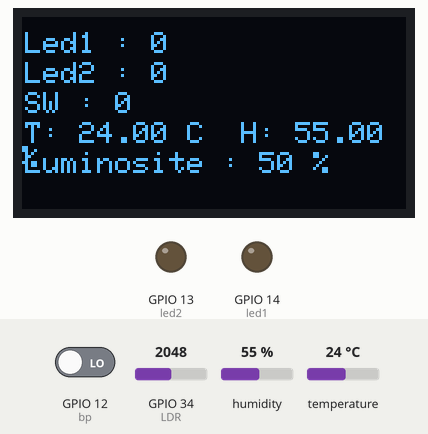
Simulated run of this program. Board: ESP32. On the bench: 128×64 one-colour display, output pins drawn as LEDs (lit = HIGH). The test bench sets the inputs (shaded band); at power-on: humidity 55 %, GPIO 34 (LDR) = 2048, GPIO 12 (bp) LOW, temperature 24 °C. WiFi joins after 1.5 s; servers stay silent unless stated; the Firebase database answers and starts empty; what the program prints to the serial monitor is not drawn.

Above: at 3.0 s.
3.1 s: humidity set to 22 %
At 4.9 s:
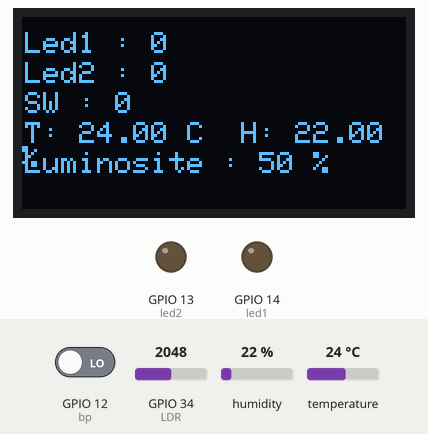
5.7 s: GPIO 34 (LDR) set to 1460
At 6.5 s:
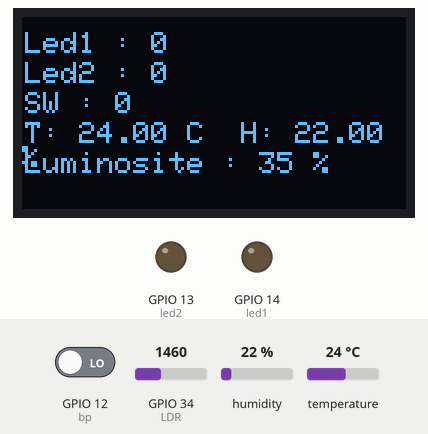
7.6 s: GPIO 12 (bp) driven HIGH
At 8.2 s:
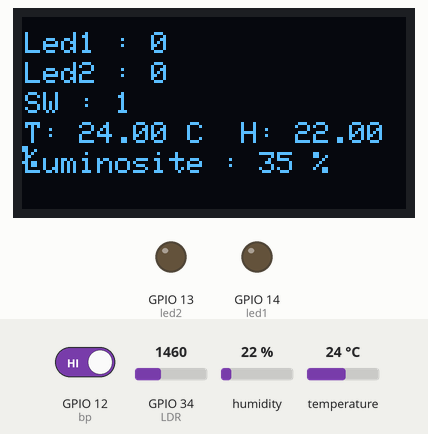
9.1 s: temperature set to 12 °C
At 11.9 s:
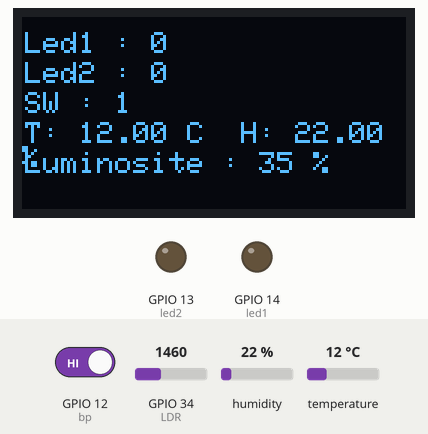
14.4 s: GPIO 34 (LDR) set to 1540
At 15.3 s:
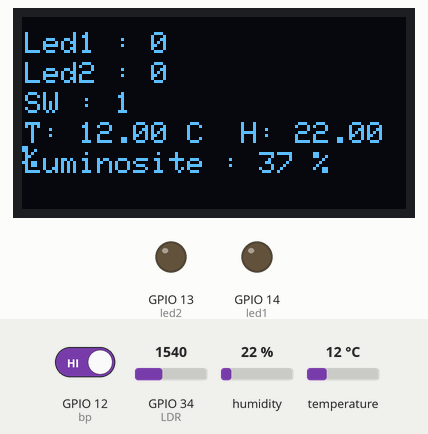
Timing chart, 0 to 17.3 s (numbered marks = the images above; inputs shaded):
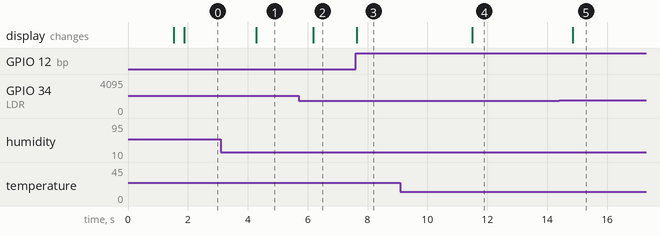

The program:

main.cpp
```cpp
#include <Arduino.h>
#if defined(ESP32)
#elif defined(ESP8266)
#include <ESP8266WiFi.h>
#endif
#include <Firebase_ESP_Client.h>
#include <WiFi.h>
#include <Adafruit_Sensor.h>
#include <DHT.h>
#include <Adafruit_GFX.h>
#include <Adafruit_SSD1306.h>

//Provide the token generation process info.
#include "addons/TokenHelper.h"
//Provide the RTDB payload printing info and other helper functions.
#include "addons/RTDBHelper.h"

//Oled
#define SCREEN_WIDTH 128
#define SCREEN_HEIGHT 64
#define OLED_RESET     -1
Adafruit_SSD1306 display(SCREEN_WIDTH, SCREEN_HEIGHT, &Wire, OLED_RESET);

// Insert your network credentials
#define WIFI_SSID "LAPTOP_T"
#define WIFI_PASSWORD "TIMON123"

// Insert Firebase project API Key
#define API_KEY "AIzaSyBLuTCDpuHVK3jvKWU9Ia4DXOJ9oDd0KQE"

// Insert RTDB URLefine the RTDB URL */
#define DATABASE_URL "https://tp8-firebase-5d8b5-default-rtdb.europe-west1.firebasedatabase.app/"

#define led1 14
#define led2 13
#define bp 12
#define DHTpin 26
#define LDR 34
DHT dht(DHTpin, DHT11);
//variable ldr_dht
float celsius;
long Lumi;
float Humi;


//Variable propre à la classe FireBase
FirebaseData stream;
FirebaseData fbdo;

FirebaseAuth auth;
FirebaseConfig config;

String valeurLed ="";
String valeurBp = "";


unsigned long sendDataPrevMillis = 0;
int count = 0;
bool signupOK = false;
volatile bool dataChanged = false;

//fonction états LEDS via Firebase
void actualisation(String chemin,String valeur){

 //prise de la valeur depuis la database
  if(String(chemin) == "/json/led1" && String(valeur) == "on"){
    Serial.printf("LED1 allumé %s",valeur);
    digitalWrite(led1,HIGH);
  }
  else if(String(chemin) == "/json/led1" && String(valeur) == "off"){
     Serial.printf("LED1 eteint%s",valeur);
    digitalWrite(led1,LOW);
  }

  if(String(chemin) == "/json/led2" && String(valeur) == "on"){
    Serial.printf("LED2 allumé %s",valeur);
    digitalWrite(led2,HIGH);
  }
  else if(String(chemin) == "/json/led2" && String(valeur) == "off"){
     Serial.printf("LED2 eteint%s",valeur);
    digitalWrite(led2,LOW);
  }
}
// fonction Callback
void streamCallback(FirebaseStream data){
  Serial.printf("sream path, %s\nevent path, %s\ndata type, %s\nevent type, %s\n\n",
                data.streamPath().c_str(),
                data.dataPath().c_str(),
                data.dataType().c_str(),
                data.eventType().c_str());
  printResult(data);
  Serial.println();

  //appel de la fonction d'actualisation des etat des LEDS en apssant sur Firebase
  actualisation(data.dataPath(),data.to<String>());


  // This is the size of stream payload received (current and max value)
  // Max payload size is the payload size under the stream path since the stream connected
  // and read once and will not update until stream reconnection takes place.
  // This max value will be zero as no payload received in case of ESP8266 which
  // BearSSL reserved Rx buffer size is less than the actual stream payload.
  Serial.printf("Received stream payload size: %d (Max. %d)\n\n", data.payloadLength(), data.maxPayloadLength());

  // Due to limited of stack memory, do not perform any task that used large memory here especially starting connect to server.
  // Just set this flag and check it status later.
  dataChanged = true;
}

void streamTimeoutCallback(bool timeout)
{
  if (timeout)
    Serial.println("stream timed out, resuming...\n");

  if (!stream.httpConnected())
    Serial.printf("error code: %d, reason: %s\n\n", stream.httpCode(), stream.errorReason().c_str());
}
//prise de temp/hum/lumi
void Temp_HUM_LDR(){

  celsius = dht.readTemperature();
  Humi = dht.readHumidity();
  //esp delivre 12 Bytes par defaut
  Lumi= map(analogRead(LDR), 0, 4095, 0, 100);
}
//fonction affichage oled
void affichage_oled(){

display.clearDisplay();
display.setTextSize(1);
display.setTextColor(WHITE);
display.setCursor(1, 5);
display.println("Led1 : " + String(digitalRead(led1)));
display.setCursor(1,15);
display.println("Led2 : "+ String(digitalRead(led2)));
display.setCursor(1,25);
display.println("SW : "+ String(digitalRead(bp)));
display.setCursor(1,35);
display.println("T: "+String(celsius)+" C "+" H: "+String(Humi)+" %");
display.setCursor(1,45);
display.println("Luminosite : " + String(Lumi)+" %");
display.display();
}

void setup(){
  pinMode(led1,OUTPUT);
  pinMode(led2,OUTPUT);
  pinMode(bp,INPUT_PULLDOWN);
  pinMode(LDR,INPUT);
  dht.begin();

  Serial.begin(115200);
  WiFi.begin(WIFI_SSID, WIFI_PASSWORD);
  Serial.print("Connecting to Wi-Fi");
  while (WiFi.status() != WL_CONNECTED){
    Serial.print(".");
    delay(300);
  }
  Serial.println();
  Serial.print("Connected with IP: ");
  Serial.println(WiFi.localIP());
  Serial.println();
  //partie oled
  if(!display.begin(SSD1306_SWITCHCAPVCC, 0x3C)) { // Address 0x3D Pour 128x64
      Serial.println(F("SSD1306 allocation failed"));
    }

  //Assigner la cle API
  config.api_key = API_KEY;

  //Assigner l url
  config.database_url = DATABASE_URL;

  //Sign up
  if (Firebase.signUp(&config, &auth, "", "")){
    Serial.println("ok");
    signupOK = true;
  }
  else{
    Serial.printf("%s\n", config.signer.signupError.message.c_str());
  }

  //Assign the callback function for the long running token generation task
  config.token_status_callback = tokenStatusCallback;

  if (!Firebase.RTDB.beginStream(&stream, "/Signalisation/stream/data"))
    Serial.printf("sream begin error, %s\n\n", stream.errorReason().c_str());

  Firebase.RTDB.setStreamCallback(&stream, streamCallback, streamTimeoutCallback);

  Firebase.begin(&config, &auth);
  Firebase.reconnectWiFi(true);


  //Envoye de l'etat des LEDS à Firebase
  FirebaseJson json;
  json.add("led1", "Off");
  json.add("led2", "Off");
  Serial.printf("Set json... %s\n\n", Firebase.RTDB.setJSON(&fbdo, "/Signalisation/stream/data/json", &json) ? "ok" : fbdo.errorReason().c_str());

}

void loop(){
  Temp_HUM_LDR();

  if (digitalRead(bp) == true){
    valeurBp = "On";
  }

  else if (digitalRead(bp) == false){
    valeurBp = "Off";
  }
  affichage_oled();
  //Condition pour envoyer nos donnees sur Firebase
  if (Firebase.ready() && signupOK && (millis() - sendDataPrevMillis > 1500 || sendDataPrevMillis == 0)){
    sendDataPrevMillis = millis();
    }
    //envoie de temp_humi_lumi a firebase
    FirebaseJson json;
    json.add("Temperature", celsius);
    json.add("Humidité", Humi);
    json.add("Luminosité", Lumi);
    Serial.printf("Set json... %s\n\n", Firebase.RTDB.pushJSON(&fbdo, "/test/stream/data/json", &json) ? "ok" : fbdo.errorReason().c_str());

    //verification que l'etat du bouton s'est envoye
    if (Firebase.RTDB.setString(&fbdo, "Bouton/String", valeurBp)){

    }
    else {
      Serial.println("FAILED");
      Serial.println("REASON: " +fbdo.errorReason());
    }
    //prise de la valeur du bouton
    if (Firebase.RTDB.getString(&fbdo, "/Bouton/String")) {
      if (fbdo.dataType() == "String") {
        String Valed = fbdo.stringData();
        Serial.println(Valed);
      }
    }
    else {
      Serial.println(fbdo.errorReason());
    }


  if (dataChanged)
  {
    dataChanged = false;

  }


}
```

Measured:
- after the input at 3.1 s, the display: changes after 1.2 s (image 1)
- after the input at 5.7 s, the display: changes after 0.49 s (image 2)
- after the input at 7.6 s, the display: changes at once (image 3)
- after the input at 9.1 s, the display: changes after 2.4 s (image 4)
- after the input at 14.4 s, the display: changes after 0.45 s (image 5)
